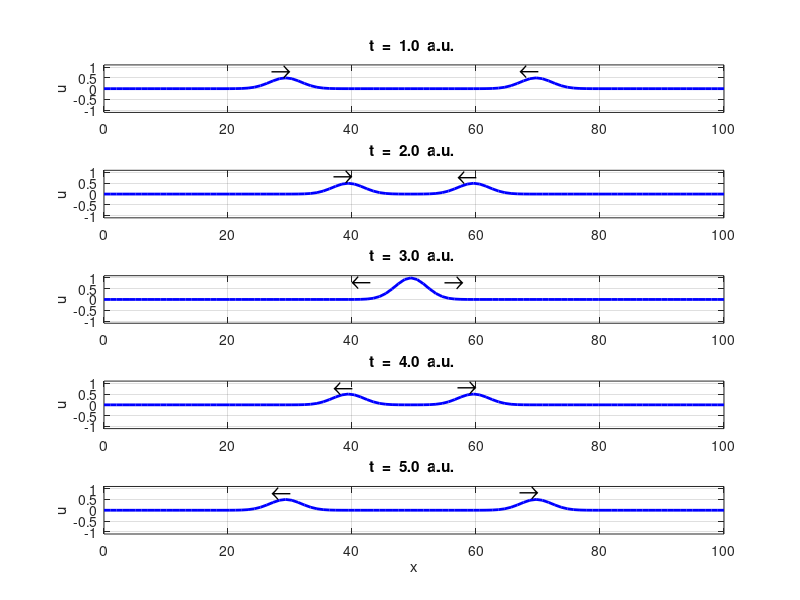
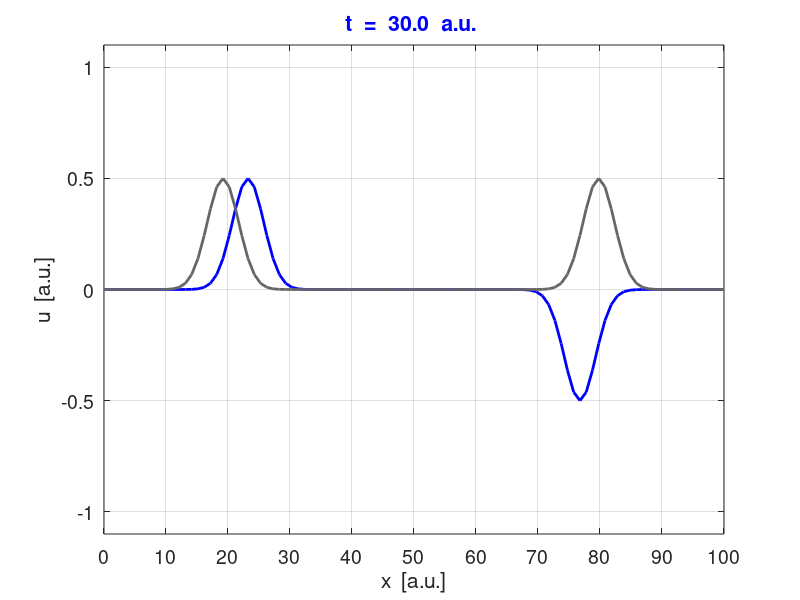
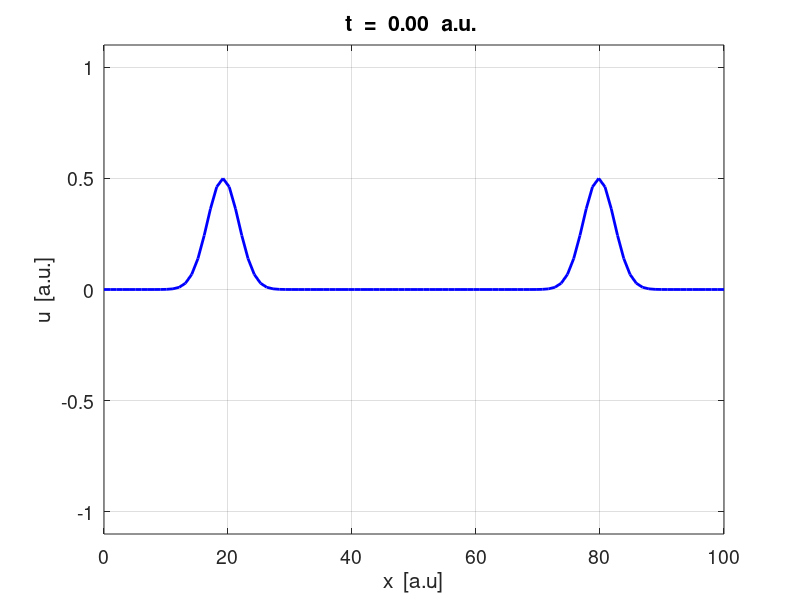

MATLAB code to generate these figures, in order: (Note: this script raises an error after producing the figures.)
% em_swe_01.m

% 14 nov 15
% Solving the scalar wave equation using the FDTD method
% Ian Cooper
% School of Physics, University of Sydney
% documentation: www.physics.usyd.edu.au/teach_res/mp/mphome.htm
% mscripts: www.physics.usyd.edu.au/teach_res/mp/mscripts

close all
clear all
clc
tic

% ========================================================================
% INPUTS
% ========================================================================

% Number of spatial grid points
  Nx = 100;
% Number of time steps
  Nt = 300;
% length of simulation region
   L = 100;
% wave or propagation speed
   v = 10;
% Courant number
   S = 1;
% Pulse type   Gaussian flag = 1  /  Rectangular flag = 2    
   flag = 1;
% Gaussian pulse
   A = 0.5;         % pulse amplitude
   s = 2.5;        % pulse width
   np = 1000;       % pulse starting point given by index np
   
% Setup for saving images (im)
     % flag: 0 animated gif NOT saved or 1 saved
         f_gif = 1;  
     % file name for animated gif   
         ag_name = 'ag_swe_002.gif'; 
     % the delay in seconds before displaying the next image  
         delay = 0.0; 
         
%  Set Boundary Conditions in main FTTD time loop                

% ========================================================================
% SETUP
% ========================================================================

% Initialise wavefunction and set boundary conditions (comments / uncommnet)  
   u = zeros(Nx,Nt); 

% Spatial grid spacing / time step / spatial grid
   hx = L / Nx;
   ht = S * hx / v;
   S2 = S^2;
   x = linspace(0, L , Nx);
   t = linspace(0,ht*Nt,Nt);

if flag == 1     % Gaussian pulse: 1st time step / 2nd time step
   
   for nx = 2 : Nx-1   % time step nt = 1
      % u(nx,1) = A .* exp(-0.5 .* ((x(nx)- x(np))./(s*hx)).^2);
       u(nx,1) = A .* exp(-0.5 .* ((nx-20)./s).^2) ...
                + A .* exp(-0.5 .* ((nx-80)./s).^2);
   end
   
   for nx = 2 : Nx - 1   % time step 2
   %  u(nx,2) = A .* exp(-0.5 .* ((x(nx)-x(np) - v*ht)./(s*hx)).^2);
      u(nx,2) = A .* exp(-0.5 .* ((nx-21)./s).^2) ...
               + A .* exp(-0.5 .* ((nx-79)./s).^2);
     %u(nx,2) = u(nx,1) - 0.5*S2*(u(nx+1,1) - 2*u(nx,1) + u(nx-1,1));
     %u(nx,2) =2*u(nx,1)-u(nx,1) + S2*(u(nx+1,1) - 2*u(nx,1)+u(nx-1,1)) ;  
   end
end

if flag == 2
% Rectangular pulse
   u(10:30,1) = 0.5;
   u(11:31,2) = 0.5;
end

% ========================================================================
% Solving the scalar wave equation FDTD   
% ========================================================================

for nt = 2 : Nt-1
    for nx = 2 : Nx-1
        u(nx,nt+1) = 2*u(nx,nt)- u(nx,nt-1)+ S2*(u(nx+1,nt) - 2*u(nx,nt) + u(nx-1,nt));     
    end
    
    % Set Boundary Conditions    comment / uncomment
      u(1, nt+1)  = 0;               % Fixed end
     % u(Nx, nt+1) = 0;               % Fixed end
      u(Nx,nt+1) = u(Nx-1,nt+1);      % Free end
    % u(1,nt+1) = u(2,nt+1);          % Free end
    %  u(Nx,nt+1) = u(Nx-1,nt);      % ABC
    %  u(1,nt+1)  = u(2,nt);         % ABC
end

% ========================================================================
% GRAPHICS
% ========================================================================
 
   figure(1)
      set(gcf,'units','normalized','position',[0.5,0.1,0.4,0.7]); 
      grid on
      col = 'b'; LW = 2; fs = 14;
      tm1 = 't  =  ';
      tm3 = '  a.u. ';
      t1  = [11 21 31 41 51];     % enter display time indices 
      t2 =  t(t1);                % display times
      subplot(5,1,1)
         xP = x; yP = u(:,t1(1))';
         plot(xP, yP,col,'linewidth',LW);
         axis([0 L -1.1 1.1])
         tm2 = num2str(t2(1),'%2.1f\n');
         tm = [tm1 tm2 tm3];
         title(tm);
         grid on; box on;
        % set(gca,'fontsize',fs);
        ylabel('u');
        text(27,0.8,'\rightarrow','fontsize',18);
        text(67,0.8,'\leftarrow','fontsize',18);
      subplot(5,1,2)
         xP = x; yP = u(:,t1(2));
         plot(xP, yP,col,'linewidth',LW);
         axis([0 L -1.1 1.1])
         tm2 = num2str(t2(2),'%2.1f\n');
         tm = [tm1 tm2 tm3];
         title(tm);
         grid on; box on
         ylabel('u');
         text(37,0.8,'\rightarrow','fontsize',18);
        text(57,0.8,'\leftarrow','fontsize',18);
     subplot(5,1,3)
         xP = x; yP = u(:,t1(3));
         plot(xP, yP,col,'linewidth',LW);
         axis([0 L -1.1 1.1]);
         tm2 = num2str(t2(3),'%2.1f\n');
         tm = [tm1 tm2 tm3];
         title(tm);
         grid on; box on;
         ylabel('u');
         text(55,0.8,'\rightarrow','fontsize',18);
        text(40,0.8,'\leftarrow','fontsize',18);
     subplot(5,1,4)
         xP = x; yP = u(:,t1(4));
         plot(xP, yP,col,'linewidth',LW);
         axis([0 L -1.1 1.1]);
         tm2 = num2str(t2(4),'%2.1f\n');
         tm = [tm1 tm2 tm3];
         title(tm);
         grid on; box on;
         ylabel('u');
         text(57,0.8,'\rightarrow','fontsize',18);
         text(37,0.8,'\leftarrow','fontsize',18);
     subplot(5,1,5)
         xP = x; yP = u(:,t1(5));
         plot(xP, yP,col,'linewidth',LW);
         axis([0 L -1.1 1.1]);
         tm2 = num2str(t2(5),'%2.1f\n');
         tm = [tm1 tm2 tm3];
         title(tm);    
         grid on; box on;
         ylabel('u');
         xlabel('x');
         text(67,0.8,'\rightarrow','fontsize',18);
         text(27,0.8,'\leftarrow','fontsize',18);
         
   figure(2) % -----------------------------------------------------------
      set(gcf,'units','normalized','position',[0.05, 0.5, 0.4, 0.3]); 
      grid on
      col = 'b'; LW = 2; fs = 14;
      tm1 = 't  =  ';
      tm3 = '  a.u. ';
      
      xP = x; yP = u(:,end);
      plot(xP, yP,'color',col,'linewidth',LW);
      hold on
      col = [0.4 0.4 0.4]; LW = 2; 
      xP = x; yP = u(:,1);
      plot(xP, yP,'color',col,'linewidth',LW);
      
      axis([0 L -1.1 1.1])
      tm2 = num2str(t(end),'%2.1f\n');
      tm = [tm1 tm2 tm3];
      title(tm,'color','b');
      xlabel('x  [a.u.]'); ylabel('u  [a.u.]');
      set(gca,'fontsize',fs);
      set(gca,'Xtick',0:10:100);
      box on; grid on
      
 % ========================================================================        
 %   ANIMATION: SAVE FILE AS animated gig
 % ========================================================================
 
 figure(3)
    set(gcf,'units','normalized','position',[0.05,0.1,0.4,0.3]);
    set(gcf,'color','w');
    grid on
    col = 'b'; LW = 2; fs = 14;
    c = 1;
    tm1 = 't  =  ';
    tm3 = '  a.u. ';
  
    xP = x; yP = u(:,1); col = [0 0 1]; LW = 1;
    plot(xP, yP,'color',col,'linewidth',LW);
    axis([0 L -1.1 1.1]);
    set(gca,'Xtick',0:10:100);
    LW = 2; col = [0 0 1];
    
for nt = 1: Nt
      xP = x; yP = u(:,nt);
      plot(xP,yP,'color',col,'linewidth',LW);
      axis([0 L -1.1 1.1])
      grid on
      set(gca,'fontsize',fs);
      xlabel('x  [a.u]'); ylabel('u  [a.u.]');
      tm2 = num2str(t(nt),'%2.2f\n');
      tm = [tm1 tm2 tm3];
      title(tm);
      pause(0.001);
      %pause
      drawnow;
    
   if f_gif > 0 
      frame = getframe(3);
      im = frame2im(frame);
      [imind,cm] = rgb2ind(im,256);
      % On the first loop, create the file. In subsequent loops, append.
      if nt==1
         imwrite(imind,cm,ag_name,'gif','DelayTime',delay,'loopcount',inf);
      else
        imwrite(imind,cm,ag_name,'gif','DelayTime',delay,'writemode','append');
      end
   end   

end
   
     

% ========================================================================

toc